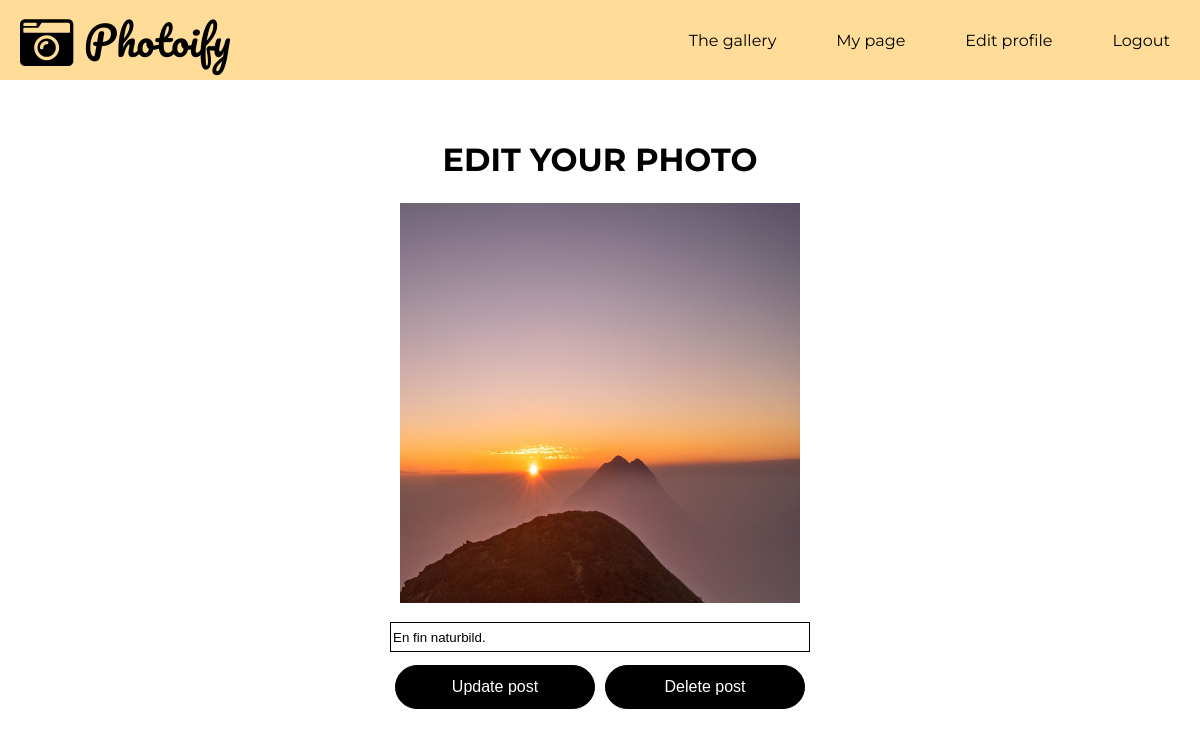
/edit-post.php?post_id=55 (signed in), run on the app's committed database.
### tables this page shows
CREATE TABLE "posts" (
	`post_id`	INTEGER NOT NULL PRIMARY KEY AUTOINCREMENT,
	`post`	TEXT NOT NULL,
	`date`	TEXT,
	`user_id`	INTEGER,
	`content`	TEXT
);

### app/functions.php (called while the page is built, shortened)
<?php
function editPosts(){
    $config = require __DIR__.'/config.php';
    $pdo = new PDO($config['database_path']);
    $editPost = filter_var($_GET['post_id'],FILTER_SANITIZE_STRING);
    $statement = $pdo->prepare(
        "SELECT *
        FROM posts
        WHERE post_id = $editPost");
        $statement->execute();
        $onePost = $statement->fetch(PDO::FETCH_ASSOC);
        return $onePost;
    }

### edit-post.php (the view, shortened to what this page needs)
<?php require __DIR__.'/views/header.php'; ?>
<?php if (isset($_GET['post_id'])): ?>
<?php
    $onePost = editPosts();
    ?>
        <?php endif; ?>
<div class="edit-post-page">
    <h1>Edit your photo</h1>
        <img class="one-post" src="image/post/<?php echo $onePost['post'];?>" alt="photoify">
        <br>
        <form class="edit-post" action="app/posts/update.php" method="post">
            <p>
                <input type="text" value="<?php echo $onePost['content'];?>" name="content" id=content maxlength="50">
            </p>
    <div class="button-div">
            <button type="submit" class="save-button">Update post</button>
        </form>
        <form class="delete-post" action="app/posts/delete.php" method="post">
                <button class="delete-post-button" type="submit" class="delete">Delete post</button>
            </div>
    </div>
<?php require __DIR__.'/views/footer.php'; ?>

### assets/styles/main.css (style rules this page uses)
* { box-sizing: border-box; margin: 0px; }
body { width: 100%; height: 100vh; background-color: #ffff; display:flex; flex-direction: column; font-family: 'Montserrat', sans-serif; }
@media screen and (min-width: 600px) { * { box-sizing: border-box; margin: 0px; } }
@media screen and (min-width: 800px) { * { box-sizing: border-box; margin: 0px; } }

### assets/styles/mypage.css (style rules this page uses)
.edit-post-page { width: 100%; margin-top: 5%; display: flex; flex-direction: column; justify-content: center; align-items: center; }
.one-post { width: 300px; height: 300px; }
.edit-post-page h1 { font-size: 2em; text-transform: uppercase; padding-bottom: 2%; }
.edit-post-page input { width: 300px; height: 30px; border: 0.1em solid #000000; }
.delete-post-button, .save-button { margin-bottom: 3%; margin-top: 3%; padding:0.35em 1.2em; width: 200px; height: 44px; border-radius: 2em; border: 0.1em solid #000000; color: #FFFFFF; background-color: #000000; font-size: 1em; }
.button-div { display: flex; flex-direction: column; align-items: center; justify-content: space-around; }
@media screen and (min-width: 800px) { .one-post { width: 400px; height: 400px; } }
@media screen and (min-width: 800px) { .edit-post-page h1 { font-size: 2em; text-transform: uppercase; padding-bottom: 2%; } }
@media screen and (min-width: 800px) { .edit-post-page input { width: 420px; height: 30px; border: 0.1em solid #000000; } }
@media screen and (min-width: 800px) { .button-div { display: flex; flex-direction: row; align-items: center; align-content: space-between; } }

### data on the page
posts: post (picture), content "En fin naturbild."
